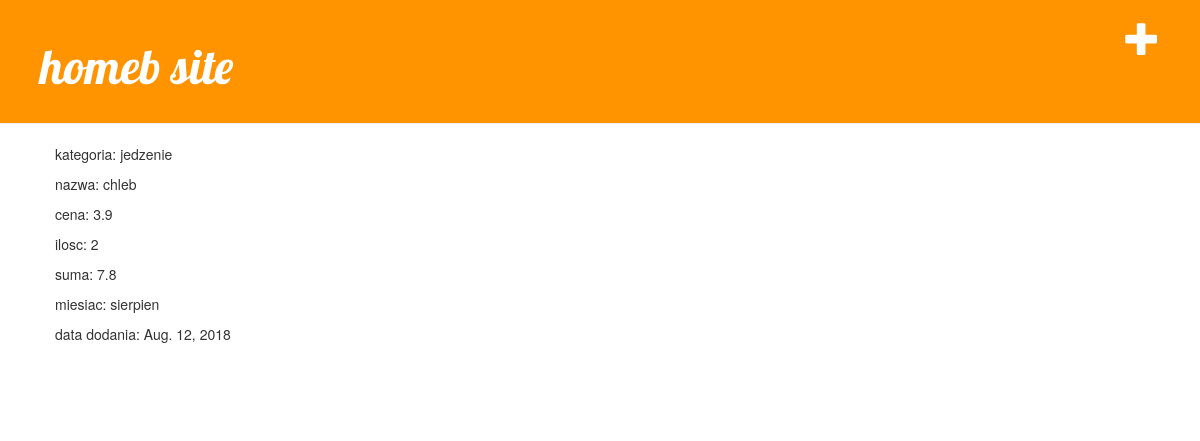
Page /zakup/1/ on the committed database.
### homeb_app/models.py (models this page shows, shortened)
class Zakup(models.Model):
    category = models.ForeignKey(Kategoria, on_delete=models.CASCADE, default=1)
    month = models.ForeignKey(Miesiac, on_delete=models.CASCADE, default=datetime.datetime.now().month)
    name = models.CharField(max_length=30)
    price = models.FloatField(default=0.1)
    quantity = models.IntegerField(default=1)
    date = models.DateField(auto_now_add=True, blank=True)
    def total(self):
        amount = (self.price * self.quantity)
        return amount

class Kategoria(models.Model):
    name = models.CharField(max_length=30)
    def __str__(self):
        return self.name

class Miesiac(models.Model):
    name = models.CharField(max_length=15)
    def __str__(self):
        return self.name

### homeb_app/views.py (the view)
# urls.py: path('zakup/<int:pk>/', views.zakup_detail, name='zakup_detail'),
def zakup_detail(request, pk):
    zakup = get_object_or_404(Zakup, pk=pk)
    return render(request, 'homeb_app/zakup_detail.html', {'zakup': zakup})

### homeb_app/templates/homeb_app/zakup_detail.html
{% extends 'homeb_app/base.html' %}
{% block content %}
    <div class="post">
        <p>kategoria: {{ zakup.category }}</p>
        <p>nazwa: {{ zakup.name }}</p>
        <p>cena: {{ zakup.price }}</p>
        <p>ilosc: {{ zakup.quantity }}</p>
        <p>suma: {{ zakup.total }}</p>
        <p>miesiac: {{ zakup.month }}</p>
        <p>data dodania: {{ zakup.date }}</p>
    </div>
{% endblock %}

### homeb_app/static/css/homeb.css (style rules this page uses)
.post { margin-bottom: 70px; }

### rows in the picture
Zakup: category "jedzenie", name "chleb", price "3.9", quantity "2", total "7.8", month "sierpien", date "Aug. 12, 2018"
